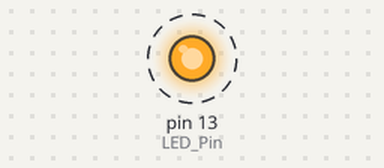
The sketch below on a simulated Arduino Nano, built with avr-gcc and run on an emulated ATmega328P. Shown: output pins drawn as LEDs (lit = HIGH). Dashed ring = blinking.

Above: at 0.15 s.
Timing chart, 0 to 3.0 s (numbered marks = the images above):
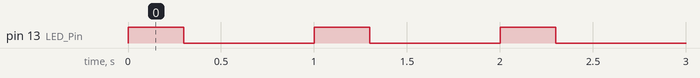

The sketch:

arduino_nano_blink.ino
```cpp
int LED_Pin = 13;  // For Arduino Nano, the in-built LED Pin is set to 13.

void setup()
{
  pinMode(LED_Pin, OUTPUT);
}

void loop()
{
  // Turn it on
  digitalWrite(LED_Pin, HIGH);
  delay(300); // On wait time in millisecond(s)

  // Turn it off
  digitalWrite(LED_Pin, LOW);
  delay(700); // Off wait time in millisecond(s)
}
```

Measured:
- by itself, pin 13 (LED_Pin): alternates HIGH for 0.30 s and LOW for 0.70 s
